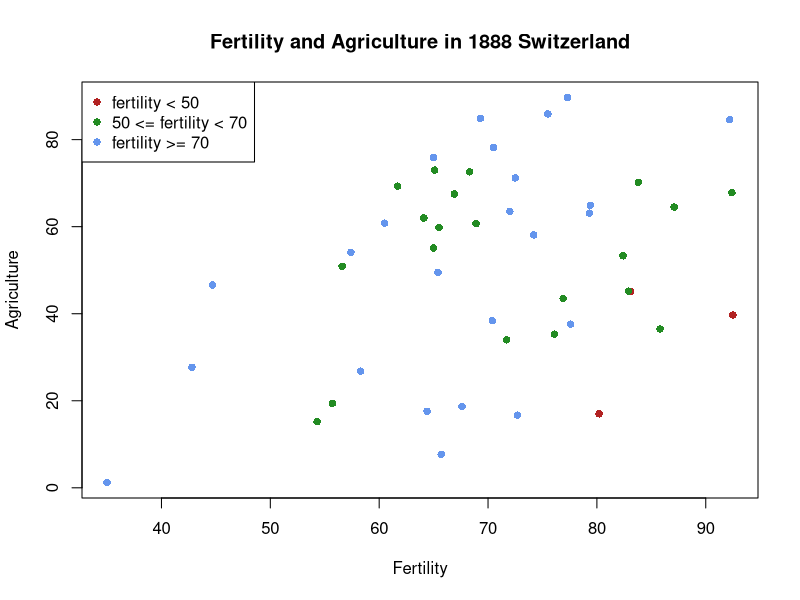
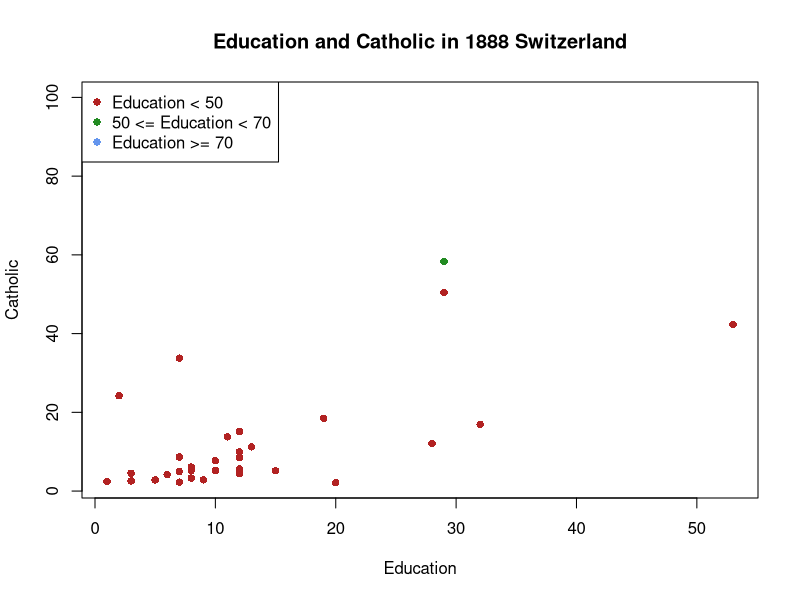
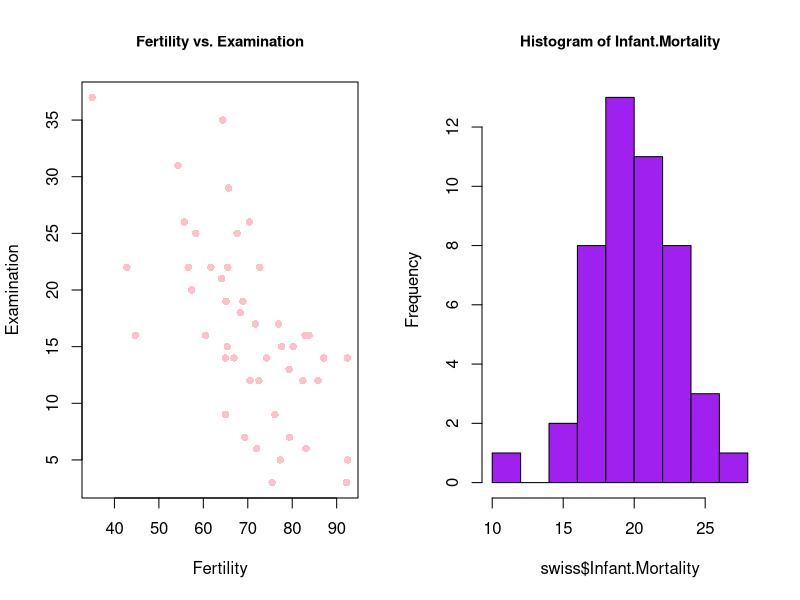
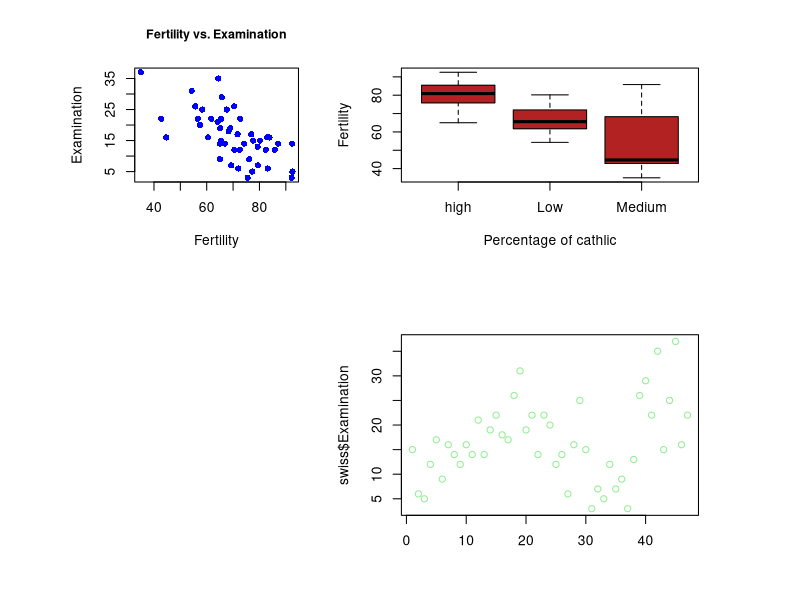

R code for these plots, in order:
## ---- chunk 1
knitr::opts_chunk$set(echo = TRUE)
## ---- chunk 2
data("swiss")
str(swiss)

col.fer <- rep(c("firebrick","forestgreen","cornflowerblue"), 
               times=c(sum(swiss$Fertility<50),
                       sum(swiss$Fertility>=50&swiss$Fertility<70), 
                       sum(swiss$Fertility>=70)))
              
              
plot(x = swiss$Fertility, y = swiss$Agriculture,
     xlab = "Fertility", ylab = "Agriculture",
     main = "Fertility and Agriculture in 1888 Switzerland",
     col = col.fer,
     cex = 1, 
     type="p",
     pch=16,
     lty=1,
     lwd=1)
legend("topleft", 
       bty="y", 
       pch=16,
       col=c("firebrick","forestgreen","cornflowerblue"), 
       legend = c("fertility < 50","50 <= fertility < 70","fertility >= 70"))
## ---- chunk 3
col.edu <- rep(c("firebrick","forestgreen","cornflowerblue"), 
               times=c(sum(swiss$Education<50),
                       sum(swiss$Education>=50&swiss$Education<70), 
                       sum(swiss$Education>=70)))
              
              
plot(x = swiss$Education, y = swiss$Catholic,
     xlab = "Education", ylab = "Catholic",
     main = "Education and Catholic in 1888 Switzerland",
     col = col.edu,
     cex = 1, 
     type="p",
     pch=16,
     lty=1,
     lwd=1)
legend("topleft", 
       bty="y", 
       pch=16,
       col=c("firebrick","forestgreen","cornflowerblue"), 
       legend = c("Education < 50","50 <= Education < 70","Education >= 70"))
## ---- chunk 4
par(mfrow=c(1,2))
plot(x = swiss$Fertility, y = swiss$Examination,
     main = "Fertility vs. Examination",
     xlab = "Fertility", ylab = "Examination",
     type = "p", 
     col = "pink",
     cex = 1,
     cex.main = .9,
     cex.lab = 1,
     cex.axis = 1,
     pch=16,
     lty=1,
     lwd=1)

hist(x = swiss$Infant.Mortality, freq = TRUE, col = "purple", cex.main = .9, main = "Histogram of Infant.Mortality")



nf <- layout(matrix(c(1,2,0,3), ncol=2, nrow=2, byrow=TRUE), widths=c(2,3), heights=c(2,2.5), respect=TRUE)
plot(x = swiss$Fertility, y = swiss$Examination,
     main = "Fertility vs. Examination",
     xlab = "Fertility", ylab = "Examination",
     type = "p", 
     col = "blue",
     cex = 1,
     cex.main = .9,
     cex.lab = 1,
     cex.axis = 1,
     pch=16,
     lty=1,
     lwd=1)

swiss$Catholic <- ifelse(swiss$Catholic <20,"Low",
                         ifelse(swiss$Catholic <70,"Medium","high"))
boxplot(Fertility~Catholic, data=swiss,
        col="firebrick",xlab = "Percentage of cathlic")


matplot(swiss$Examination, pch=1:4, col="lightgreen")
